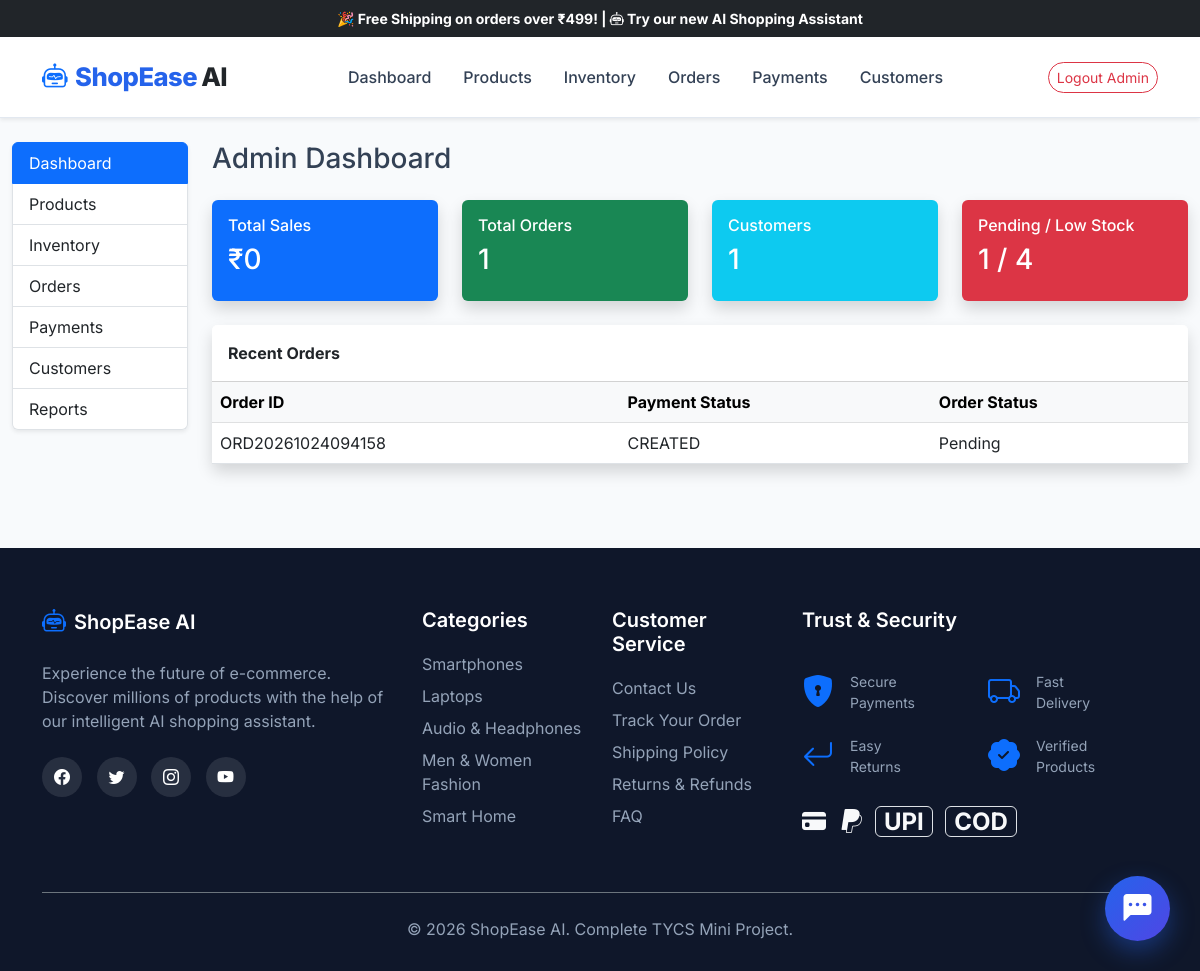
Page /admin/dashboard (signed in) on the earlier database version.
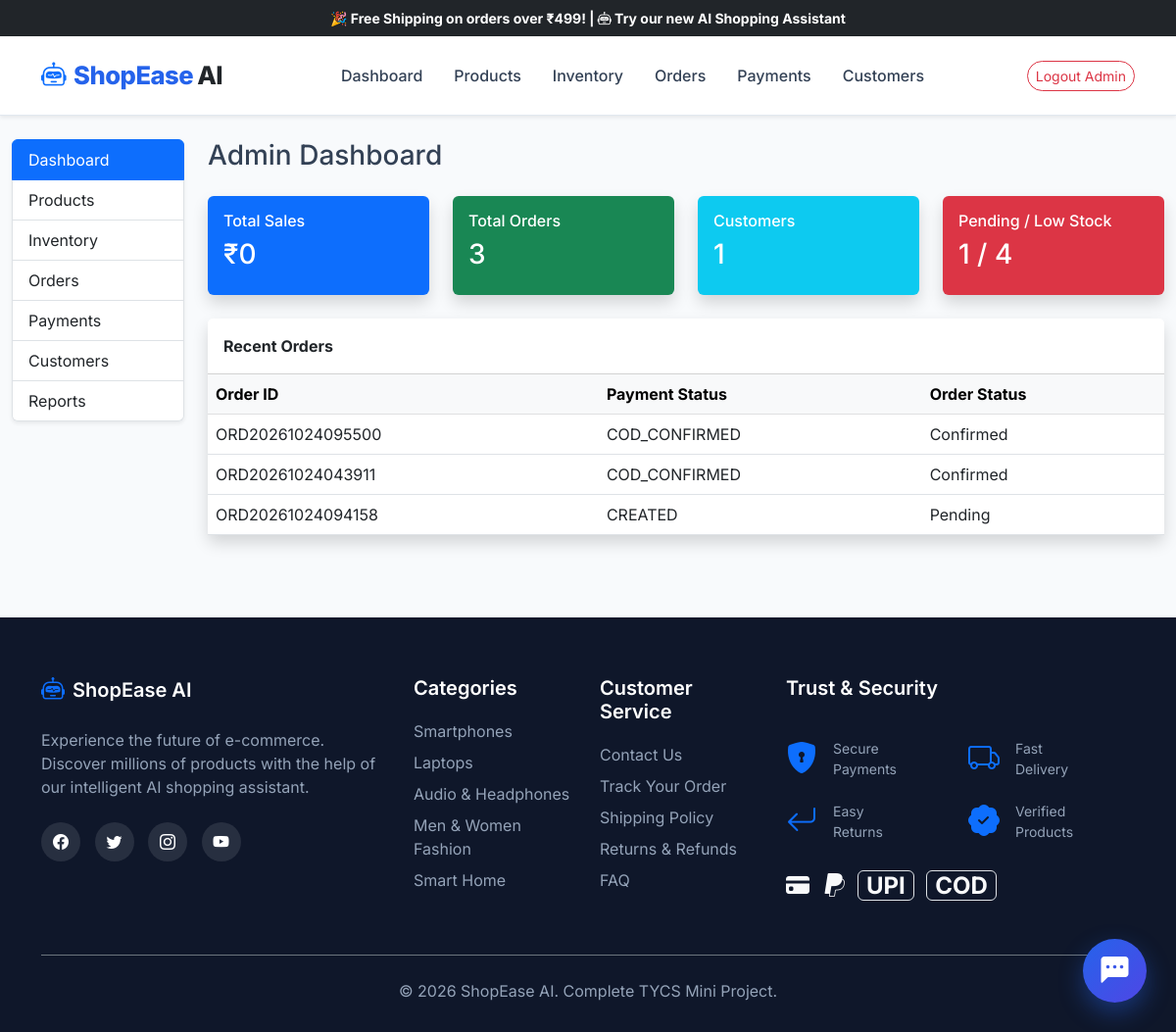
Same page on the later database version.
### tables this page shows
CREATE TABLE orders (
            id VARCHAR(50) PRIMARY KEY,
            razorpay_order_id VARCHAR(100),
            razorpay_payment_id VARCHAR(100),
            razorpay_signature VARCHAR(255),
            name VARCHAR(100),
            email VARCHAR(100),
            phone VARCHAR(20),
            address TEXT,
            city VARCHAR(100),
            state VARCHAR(100),
            pin VARCHAR(20),
            total_amount REAL,
            payment_method VARCHAR(50),
            payment_status VARCHAR(50) DEFAULT 'Pending',
            order_status VARCHAR(50) DEFAULT 'Pending',
            created_at TIMESTAMP DEFAULT CURRENT_TIMESTAMP,
            user_id INTEGER REFERENCES users(id)
        );

### admin.py (the view)
@admin_bp.route('/dashboard')
@admin_required
def dashboard():
    conn = get_db()
    total_sales = conn.execute("SELECT SUM(total_amount) as total FROM orders WHERE payment_status = 'PAID'").fetchone()['total'] or 0
    total_orders = conn.execute("SELECT COUNT(id) as count FROM orders").fetchone()['count']
    total_customers = conn.execute("SELECT COUNT(id) as count FROM users WHERE role = 'customer'").fetchone()['count']
    total_products = conn.execute("SELECT COUNT(id) as count FROM products").fetchone()['count']
    pending_orders = conn.execute("SELECT COUNT(id) as count FROM orders WHERE order_status = 'Pending'").fetchone()['count']
    low_stock = conn.execute("SELECT COUNT(id) as count FROM products WHERE stock < 10").fetchone()['count']
    recent_orders = conn.execute("SELECT id, payment_status, order_status FROM orders ORDER BY created_at DESC LIMIT 5").fetchall()
    conn.close()
    stats = {
        'total_sales': total_sales,
        'total_orders': total_orders,
        'total_customers': total_customers,
        'total_products': total_products,
        'pending_orders': pending_orders,
        'low_stock': low_stock
    }
    return render_template('admin_dashboard.html', stats=stats, recent_orders=recent_orders)

### app.py (called while the page is built, shortened)
def get_db_path():
    return DB_PATH

def get_db_connection():
    db_url = os.getenv('DATABASE_URL')
    import sqlite3
    db_file = get_db_path()
    conn = sqlite3.connect(db_file)
    conn.row_factory = sqlite3.Row
    return conn

### auth.py (called while the page is built)
def get_db():
    from app import get_db_connection
    return get_db_connection()

def admin_required(f):
    @wraps(f)
    def decorated_function(*args, **kwargs):
        if 'user_id' not in session:
            flash('Please log in first.', 'danger')
            return redirect(url_for('auth.admin_login'))
        if session.get('role') != 'admin':
            flash('Unauthorized access.', 'danger')
            return redirect(url_for('index'))
        return f(*args, **kwargs)
    return decorated_function

### templates/admin_dashboard.html (shortened to what this page needs)
{% extends 'base.html' %}
{% block content %}
<div class="container-fluid py-4">
    <div class="row">
        <div class="col-md-2 mb-4">
            <div class="list-group shadow-sm border-0">
                <a href="{{ url_for('admin.dashboard') }}" class="list-group-item list-group-item-action active">Dashboard</a>
                <a href="{{ url_for('admin.products') }}" class="list-group-item list-group-item-action">Products</a>
                <a href="{{ url_for('admin.inventory') }}" class="list-group-item list-group-item-action">Inventory</a>
                <a href="{{ url_for('admin.orders') }}" class="list-group-item list-group-item-action">Orders</a>
                <a href="{{ url_for('admin.payments') }}" class="list-group-item list-group-item-action">Payments</a>
                <a href="{{ url_for('admin.customers') }}" class="list-group-item list-group-item-action">Customers</a>
                <a href="{{ url_for('admin.reports') }}" class="list-group-item list-group-item-action">Reports</a>
            </div>
        </div>
        <div class="col-md-10">
            <h3 class="mb-4">Admin Dashboard</h3>
            <div class="row g-4 mb-4">
                <div class="col-md-3">
                    <div class="card bg-primary text-white shadow border-0 h-100">
                        <div class="card-body">
                            <h6>Total Sales</h6>
                            <h3>₹{{ stats.total_sales }}</h3>
                        </div>
                    </div>
                </div>
                <div class="col-md-3">
                    <div class="card bg-success text-white shadow border-0 h-100">
                        <div class="card-body">
                            <h6>Total Orders</h6>
                            <h3>{{ stats.total_orders }}</h3>
                        </div>
                    </div>
                </div>
                <div class="col-md-3">
                    <div class="card bg-info text-white shadow border-0 h-100">
                        <div class="card-body">
                            <h6>Customers</h6>
                            <h3>{{ stats.total_customers }}</h3>
                        </div>
                    </div>
                </div>
                <div class="col-md-3">
                    <div class="card bg-danger text-white shadow border-0 h-100">
                        <div class="card-body">
                            <h6>Pending / Low Stock</h6>
                            <h3>{{ stats.pending_orders }} / {{ stats.low_stock }}</h3>
                        </div>
                    </div>
                </div>
            </div>
            <div class="card shadow border-0">
                <div class="card-header bg-white fw-bold py-3">Recent Orders</div>
                <div class="card-body p-0">
                    <div class="table-responsive">
                        <table class="table table-hover mb-0">
                            <thead class="table-light">
                                <tr>
                                    <th>Order ID</th>
                                    <th>Payment Status</th>
                                    <th>Order Status</th>
                                </tr>
                            </thead>
                            <tbody>
                                {% for order in recent_orders %}
                                <tr>
                                    <td>{{ order.id }}</td>
                                    <td>{{ order.payment_status }}</td>
                                    <td>{{ order.order_status }}</td>
                                </tr>
                                {% endfor %}
                            </tbody>
                        </table>
                    </div>
                </div>
            </div>
        </div>
    </div>
</div>
{% endblock %}

Differences in the rows shown:
added orders: id "ORD20261024095500", payment_status "COD_CONFIRMED", order_status "Confirmed"
added orders: id "ORD20261024043911", payment_status "COD_CONFIRMED", order_status "Confirmed"
Other differences:
{{ stats.total_orders }}: "1" → "3"
